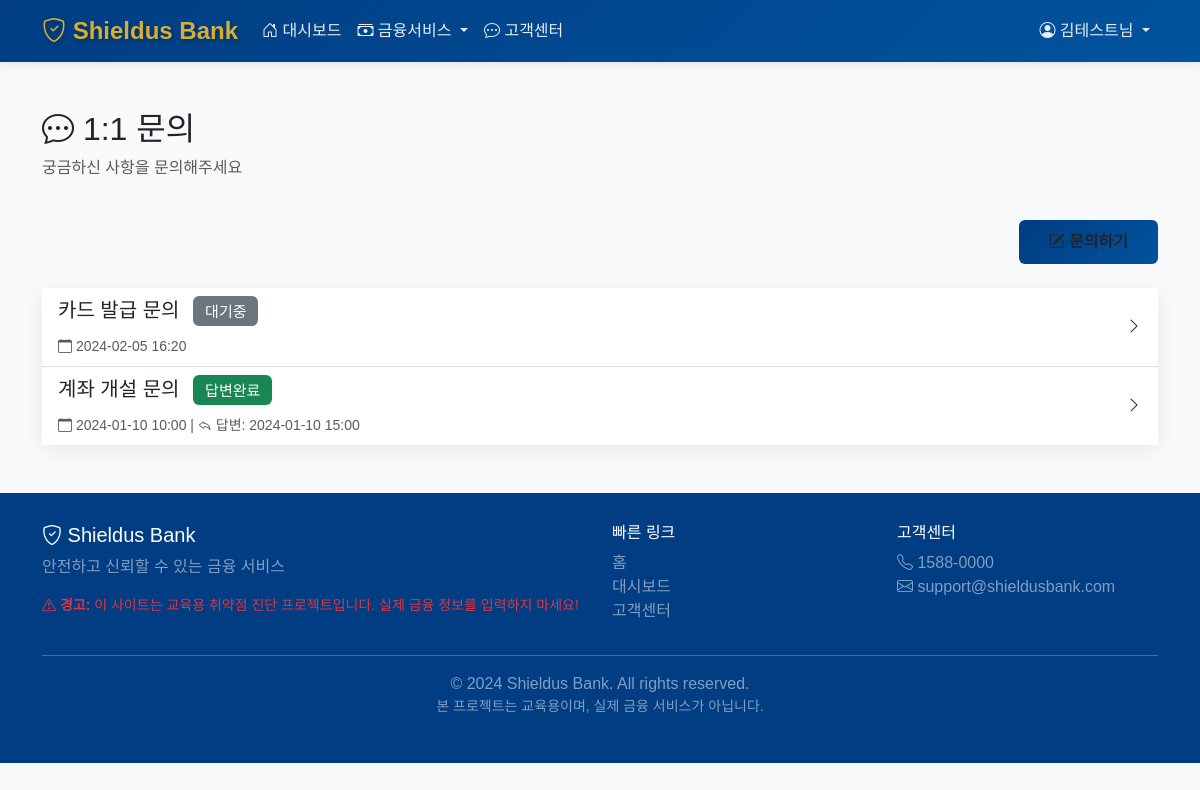
/qna (signed in), run on the app's committed database.
### tables this page shows
CREATE TABLE posts (
  id INTEGER PRIMARY KEY AUTOINCREMENT,
  type TEXT DEFAULT 'qna' CHECK (type IN ('notice', 'qna')),
  title TEXT NOT NULL,
  content TEXT NOT NULL,
  answer TEXT,
  status TEXT DEFAULT 'PENDING',
  is_secret INTEGER DEFAULT 0 CHECK (is_secret IN (0, 1)),
  users_id INTEGER NOT NULL,
  created_at TIMESTAMP DEFAULT CURRENT_TIMESTAMP,
  answered_at TIMESTAMP,
  FOREIGN KEY (users_id)
    REFERENCES users (id)
    ON DELETE NO ACTION
    ON UPDATE NO ACTION
);

### utils/decorators.py (the view)
    def wrapper(*args, **kwargs):
        if 'user_id' not in session:
            flash('로그인이 필요합니다.')
            return redirect(url_for('login'))
        return f(*args, **kwargs)

### routes/qna.py (called while the page is built)
@qna_bp.route('/qna', endpoint='qna_list')
@login_required
def qna_list():
    conn = get_db()
    cursor = conn.cursor()
    cursor.execute(
        f"SELECT * FROM posts WHERE users_id = {session['user_id']} ORDER BY created_at DESC"
    )
    qna_items = cursor.fetchall()
    conn.close()
    return render_template('qna_list.html', qna_items=qna_items)

### utils/db.py (called while the page is built)
def get_db():
    conn = sqlite3.connect(config.DB_PATH)
    conn.row_factory = sqlite3.Row
    return conn

### templates/qna_list.html (shortened to what this page needs)
{% extends "base.html" %}
{% block content %}
<div class="row mb-4">
    <div class="col-12">
        <h2><i class="bi bi-chat-dots"></i> 1:1 문의</h2>
        <p class="text-muted">궁금하신 사항을 문의해주세요</p>
    </div>
</div>
<div class="row mb-4">
    <div class="col-12 text-end">
        <a href="{{ url_for('qna.qna_write') }}" class="btn btn-primary-custom">
            <i class="bi bi-pencil-square"></i> 문의하기
        </a>
    </div>
</div>
<div class="row">
    <div class="col-12">
        {% if qna_items %}
        <div class="card card-custom">
            <div class="card-body p-0">
                <div class="list-group list-group-flush">
                    {% for qna in qna_items %}
                    <a href="{{ url_for('qna.qna_detail', qna_id=qna.id) }}"
                       class="list-group-item list-group-item-action">
                        <div class="d-flex w-100 justify-content-between align-items-center">
                            <div class="flex-grow-1">
                                <h5 class="mb-2">
                                    {{ qna.title }}
                                    {% if qna.status == 'ANSWERED' %}
                                        <span class="badge bg-success ms-2">답변완료</span>
                                    {% else %}
                                        <span class="badge bg-secondary ms-2">대기중</span>
                                    {% endif %}
                                </h5>
                                <small class="text-muted">
                                    <i class="bi bi-calendar"></i> {{ qna.created_at[:16] }}
                                    {% if qna.answered_at %}
                                        | <i class="bi bi-reply"></i> 답변: {{ qna.answered_at[:16] }}
                                    {% endif %}
                                </small>
                            </div>
                            <div class="ms-3">
                                <i class="bi bi-chevron-right"></i>
                            </div>
                        </div>
                    </a>
                    {% endfor %}
                </div>
            </div>
        </div>
        {% else %}
        <div class="alert alert-info">
            <i class="bi bi-info-circle"></i> 문의 내역이 없습니다.
            <a href="{{ url_for('qna.qna_write') }}" class="alert-link">새 문의를 작성</a>해보세요!
        </div>
        {% endif %}
    </div>
</div>
{% endblock %}

### static/css/custom.css (style rules this page uses)
html { scroll-behavior: smooth; }
.card-custom { transition: all 0.3s cubic-bezier(0.4, 0, 0.2, 1); }
.btn { transition: all 0.3s ease; }
.badge { font-weight: 500; padding: 0.5em 0.8em; }

### static/css/base.css (style rules this page uses)
:root { --primary-color: #003d82; --secondary-color: #d4af37; --success-color: #28a745; --danger-color: #dc3545; --light-bg: #f8f9fa; --dark-text: #212529; }
body { font-family: 'Noto Sans KR', sans-serif; background-color: var(--light-bg); }
.btn-primary-custom { background: linear-gradient(135deg, var(--primary-color) 0%, #00539e 100%); border: none; padding: 10px 30px; font-weight: 600; transition: all 0.3s; }
.card-custom { border: none; border-radius: 15px; box-shadow: 0 5px 20px rgba(0, 0, 0, 0.08); transition: all 0.3s; }

### data on the page
posts: title "카드 발급 문의", status "대기중", created_at "2024-02-05 16:20"
posts: title "계좌 개설 문의", status "답변완료", created_at "2024-01-10 10:00", answered_at "2024-01-10 15:00"

### other printed values
{{ session.username }} "김테스트"
